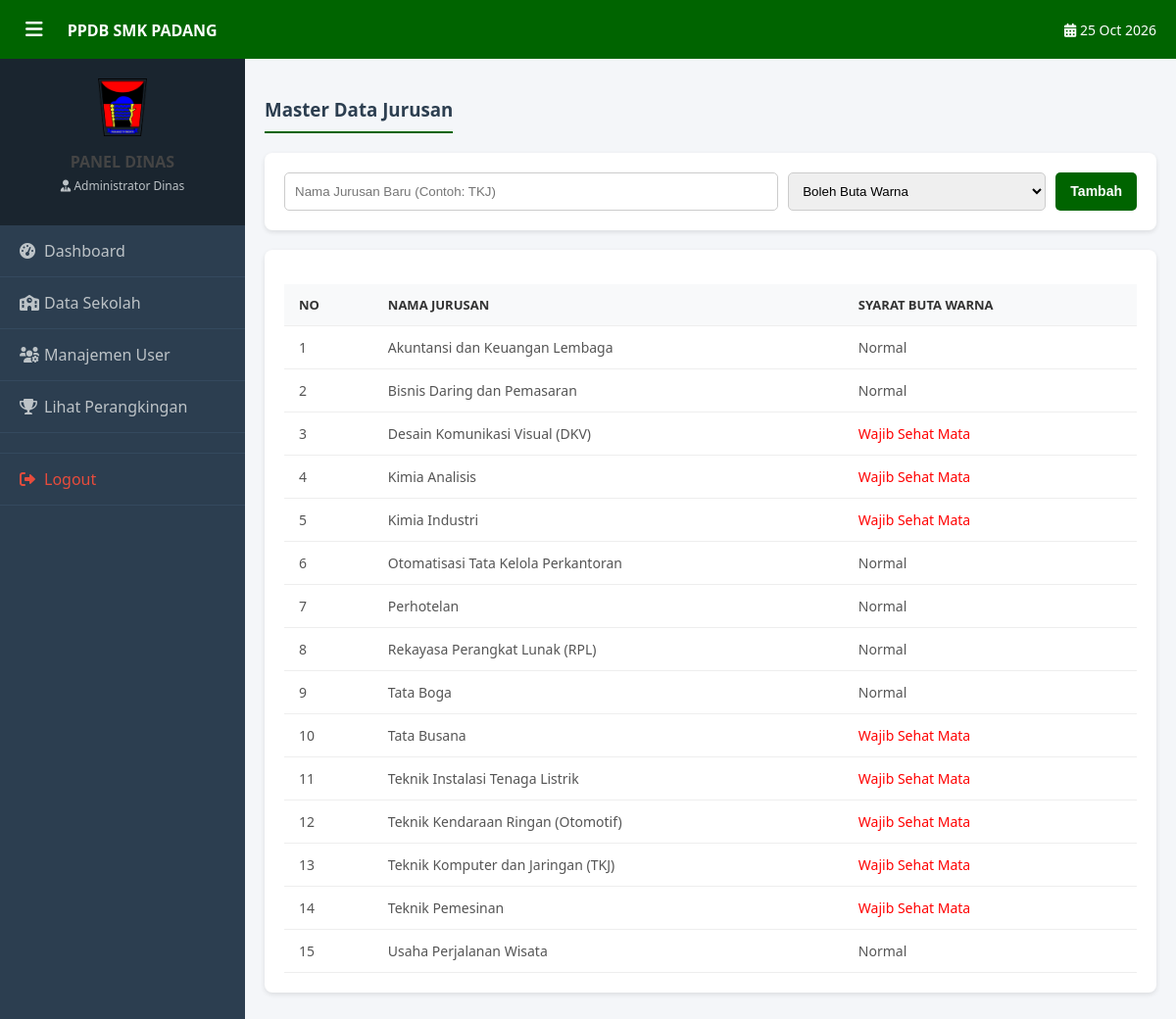
Screenshot of /admin_dinas/kelola_jurusan.php (signed in) with the database file from the repository.
### tables this page shows
CREATE TABLE `jurusan` (
  `id` int(11) NOT NULL AUTO_INCREMENT,
  `nama_jurusan` varchar(100) NOT NULL,
  `butuh_buta_warna` enum('YA','TIDAK') DEFAULT 'TIDAK',
  PRIMARY KEY (`id`)
);

### admin_dinas/kelola_jurusan.php (the view, shortened to what this page needs)
<?php
require_once '../konfigurasi/koneksi.php';
$data = mysqli_query($koneksi, "SELECT * FROM jurusan ORDER BY nama_jurusan ASC");
include '../komponen/header_umum.php';
include '../komponen/sidebar_dinas.php';
?>
<div class="content-area">
    <h3>Master Data Jurusan</h3>
    <div class="card">
        <form method="POST" style="display:flex; gap:10px;">
            <input type="text" name="nama" class="form-control" placeholder="Nama Jurusan Baru (Contoh: TKJ)" required style="flex:2;">
            <select name="bw" class="form-control" style="flex:1;">
                <option value="TIDAK">Boleh Buta Warna</option>
            </select>
            <button type="submit" name="simpan" class="btn-save">Tambah</button>
        </form>
    </div>
    <div class="card">
        <table>
            <tr><th>No</th><th>Nama Jurusan</th><th>Syarat Buta Warna</th></tr>
            <?php $no=1; while($r=mysqli_fetch_assoc($data)): ?>
            <tr>
                <td><?= $no++ ?></td>
                <td><?= $r['nama_jurusan'] ?></td>
                <td><?= ($r['butuh_buta_warna']=='YA') ? '<span style="color:red">Wajib Sehat Mata</span>' : 'Normal' ?></td>
            </tr>
            <?php endwhile; ?>
        </table>
    </div>
</div>
<?php include '../komponen/footer_umum.php'; ?>

### komponen/header_umum.php (shortened to what this page needs)
<?php
$path = isset($lokasi_folder) ? $lokasi_folder : '../';
?>
<!DOCTYPE html>
<html lang="id">
<head>
    <link rel="stylesheet" href="<?= $path ?>aset/css/gaya_admin.css">
    <link rel="stylesheet" href="https://cdnjs.cloudflare.com/ajax/libs/font-awesome/6.0.0/css/all.min.css">
</head>
<body>
    <nav class="top-navbar">
        <div class="brand-logo">
            <button class="menu-toggle" onclick="toggleSidebar()">
                <i class="fas fa-bars"></i>
            </button>
            <span style="margin-left: 15px; font-weight:bold;">PPDB SMK PADANG</span>
        </div>
        <div class="date-info" style="margin-left:auto; font-size: 14px;">
            <i class="fas fa-calendar-alt"></i> <?= date('d M Y') ?>
        </div>
    </nav>
    <div class="main-wrapper">

### komponen/sidebar_dinas.php
<?php $uri = $_SERVER['REQUEST_URI']; ?>
<div class="sidebar">
    <div class="sidebar-header">
        <img src="<?= defined('BASE_URL') ? BASE_URL : '../' ?>aset/img/logo-kotapadang.png" width="50" style="margin-bottom:10px;">
        <h4>PANEL DINAS</h4>
        <p><i class="fas fa-user-tie"></i> <?= isset($_SESSION['nama']) ? $_SESSION['nama'] : 'Admin' ?></p>
    </div>
    <ul class="nav-links">
        <li>
            <a href="dashboard.php" class="<?= strpos($uri, 'dashboard.php') ? 'active' : '' ?>">
                <i class="fas fa-tachometer-alt" style="width:25px;"></i> Dashboard
            </a>
        </li>
        <li>
            <a href="kelola_sekolah.php" class="<?= strpos($uri, 'kelola_sekolah.php') ? 'active' : '' ?>">
                <i class="fas fa-school" style="width:25px;"></i> Data Sekolah
            </a>
        </li>
        <li>
            <a href="kelola_pengguna.php" class="<?= strpos($uri, 'kelola_pengguna.php') ? 'active' : '' ?>">
                <i class="fas fa-users-cog" style="width:25px;"></i> Manajemen User
            </a>
        </li>
        <li>
            <a href="ranking.php" class="<?= strpos($uri, 'ranking.php') ? 'active' : '' ?>">
                <i class="fas fa-trophy" style="width:25px;"></i> Lihat Perangkingan
            </a>
        </li>
        <li style="margin-top:20px; border-top:1px solid #34495e;">
            <a href="../akses/keluar.php" onclick="return confirm('Yakin ingin keluar dari sistem?')" style="color:#e74c3c;">
                <i class="fas fa-sign-out-alt" style="width:25px;"></i> Logout
            </a>
        </li>
    </ul>
</div>

### komponen/footer_umum.php (shortened to what this page needs)
</div>
</body>
</html>

### aset/css/gaya_admin.css (style rules this page uses)
* { box-sizing: border-box; }
body { margin: 0; padding: 0; font-family: 'Segoe UI', sans-serif; background: #f4f6f9; }
.top-navbar { background: #006400; color: white; height: 60px; display: flex; align-items: center; padding: 0 20px; position: fixed; top: 0; width: 100%; z-index: 1000; }
.menu-toggle { background: none; border: none; color: white; cursor: pointer; font-size: 20px; }
.main-wrapper { display: flex; margin-top: 60px; min-height: calc(100vh - 60px); width: 100%; }
.sidebar { width: 250px; background: #2c3e50; color: white; transition: all 0.3s ease; flex-shrink: 0; }
.sidebar-header { padding: 20px; background: #1a252f; text-align: center; }
.sidebar-header h4 { margin: 0; font-weight: 600; }
.sidebar-header p { font-size: 12px; color: #bdc3c7; margin-top: 5px; }
.sidebar ul { list-style: none; padding: 0; margin: 0; }
.sidebar ul li a { display: block; padding: 15px 20px; color: #bdc3c7; text-decoration: none; border-bottom: 1px solid #34495e; transition: 0.3s; display: flex; align-items: center; }
.content-area { flex: 1; padding: 20px; transition: all 0.3s ease; width: 100%; overflow-x: hidden; }
.card { background: white; padding: 20px; border-radius: 8px; box-shadow: 0 2px 5px rgba(0,0,0,0.1); margin-bottom: 20px; }
h3 { color: #2c3e50; margin-bottom: 20px; border-bottom: 2px solid #006400; padding-bottom: 10px; display: inline-block; }
h4 { margin-top: 0; color: #444; }
.btn-save { background-color: #006400; color: white; padding: 10px 15px; border: none; border-radius: 5px; font-size: 14px; font-weight: bold; cursor: pointer; transition: background 0.3s; text-decoration: none; display: inline-block; }
.form-control { width: 100%; padding: 10px; border: 1px solid #ccc; border-radius: 5px; }
table { width: 100%; border-collapse: collapse; margin-top: 15px; background: white; }
table th, table td { padding: 12px 15px; border-bottom: 1px solid #eee; text-align: left; }
table th { background-color: #f8f9fa; color: #333; font-weight: bold; text-transform: uppercase; font-size: 13px; }
table td { font-size: 14px; color: #555; }

### rows the page displays
jurusan: nama_jurusan "Akuntansi dan Keuangan Lembaga", butuh_buta_warna "Normal"
jurusan: nama_jurusan "Bisnis Daring dan Pemasaran", butuh_buta_warna "Normal"
jurusan: nama_jurusan "Desain Komunikasi Visual (DKV)", butuh_buta_warna "Wajib Sehat Mata"
jurusan: nama_jurusan "Kimia Analisis", butuh_buta_warna "Wajib Sehat Mata"
jurusan: nama_jurusan "Kimia Industri", butuh_buta_warna "Wajib Sehat Mata"
jurusan: nama_jurusan "Otomatisasi Tata Kelola Perkantoran", butuh_buta_warna "Normal"
jurusan: nama_jurusan "Perhotelan", butuh_buta_warna "Normal"
jurusan: nama_jurusan "Rekayasa Perangkat Lunak (RPL)", butuh_buta_warna "Normal"
jurusan: nama_jurusan "Tata Boga", butuh_buta_warna "Normal"
jurusan: nama_jurusan "Tata Busana", butuh_buta_warna "Wajib Sehat Mata"
jurusan: nama_jurusan "Teknik Instalasi Tenaga Listrik", butuh_buta_warna "Wajib Sehat Mata"
jurusan: nama_jurusan "Teknik Kendaraan Ringan (Otomotif)", butuh_buta_warna "Wajib Sehat Mata"
jurusan: nama_jurusan "Teknik Komputer dan Jaringan (TKJ)", butuh_buta_warna "Wajib Sehat Mata"
jurusan: nama_jurusan "Teknik Pemesinan", butuh_buta_warna "Wajib Sehat Mata"
jurusan: nama_jurusan "Usaha Perjalanan Wisata", butuh_buta_warna "Normal"

### other values shown
$_SESSION['nama'] "Administrator Dinas"
